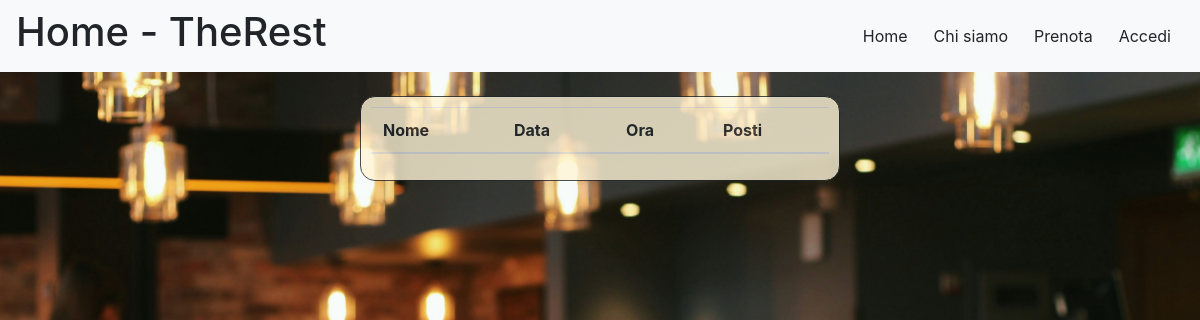
The page /therest/managed_bookings/ on the database as committed earlier.
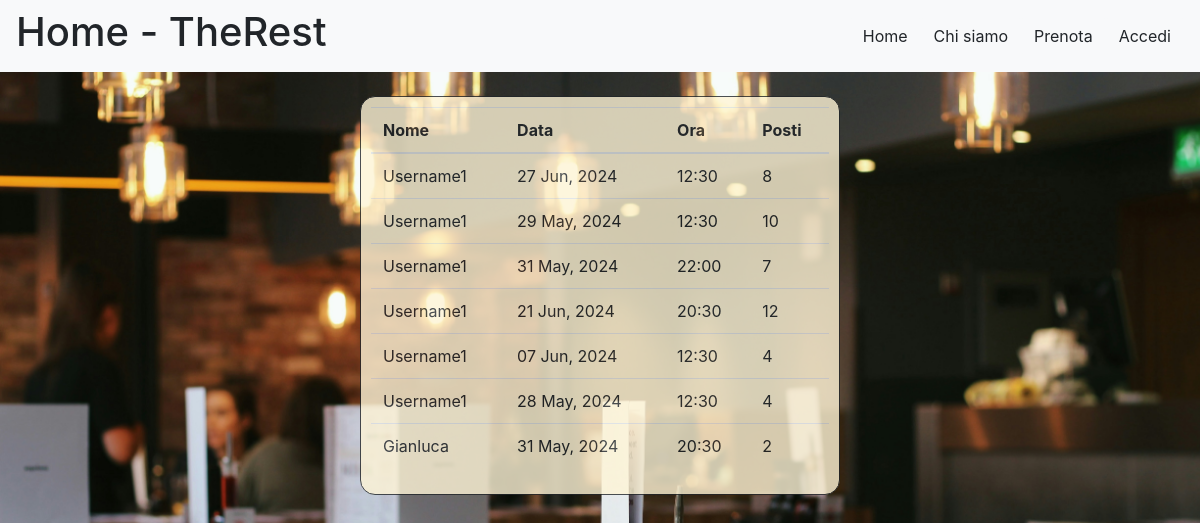
The same page on the database as committed later.
### therest/models.py (models this page shows)
class Booking_managed(models.Model):
    id_booking=models.ForeignKey(Booking, on_delete=models.CASCADE)
    id_user=models.ForeignKey(UserProfile, on_delete=models.CASCADE)
    state=models.BooleanField(null=True)

class UserProfile(models.Model):
    user = models.OneToOneField(User, on_delete=models.CASCADE)
    name = models.CharField(max_length=50)
    role=models.CharField(max_length=50)

class Booking(models.Model):
    number=models.CharField(max_length=3, null=True)
    data=models.CharField(max_length=50, null=True)
    ora=models.CharField(max_length=50, null=True)
    client = models.ForeignKey(UserProfile, on_delete=models.CASCADE, null=True)

### therest/views.py (the view)
# urls.py: path('managed_bookings/', views.managedbookingviews, name="managed_bookings"),
def managedbookingviews(request):
    today = timezone.now().date()
    bookings_to_delete = Booking.objects.all()
    for booking in bookings_to_delete:
        booking_date = datetime.strptime(booking.data, "%Y-%m-%d").date()
        if booking_date < today:
            booking.delete()
    list=[]
    bookings_managed=Booking_managed.objects.filter(state=True).values()
    for booking in bookings_managed:
        all_booking = Booking.objects.filter(id=booking['id_booking_id']).values()
        datetime_obj = datetime.strptime(all_booking[0]['data'], "%Y-%m-%d")
        new_date=datetime_obj.strftime("%d %b, %Y")
        booking['data']=new_date
        booking['ora']=all_booking[0]['ora']
        booking['number']=all_booking[0]['number']
        user = UserProfile.objects.get(id=booking['id_user_id'])
        booking['client_name']=user.name
    return render(request,'therest/managed_bookings.html', {
        'bookings':bookings_managed
    })

### therest/templates/therest/managed_bookings.html (shortened to what this page needs)
{% load static %}
<html>
    <head>
      <link rel="stylesheet" href="{% static 'styles.css' %}">
      <link href="https://maxcdn.bootstrapcdn.com/font-awesome/4.7.0/css/font-awesome.min.css" rel="stylesheet" />
      <link rel="stylesheet" href="https://cdn.jsdelivr.net/npm/bootstrap@4.3.1/dist/css/bootstrap.min.css">
    </head>
    <body>
      <nav class="navbar navbar-expand-lg navbar-light bg-light">
        <ul class="navbar-nav mr-auto">
          <p class="h1" id="title-name-detail">Home - TheRest</p>
        </ul>
        <form class="form-inline my-2 my-lg-0">
          <a href="{% url 'home' %}"><button type="button" class="btn btn-light" id="home">Home</button></a>
          <a href="{% url 'about' %}"><button type="button" class="btn btn-light" id="about">Chi siamo</button></a>
          <a href="{% url 'book' %}"><button type="button" class="btn btn-light" id="book">Prenota</button></a>
          {% if user.is_authenticated %}
          <a href="{% url 'login' %}"><button style="display:none" type="button" id="manage" class="btn btn-light">Registrati o accedi </button></a>
          {% if user.userprofile.role == "manager" %}
                  <a href="{% url 'manage' %}"><button type="button" class="btn btn-light" id="manage">Gestisci</button></a>
                  <a href="{% url 'managed_bookings' %}"><button type="button" class="btn btn-light" id="manage">Posti prenotati</button></a>
                  {% else %}
                  <a href="{% url 'mybookings' %}"><button type="button" class="btn btn-light" id="manage">Le mie prenotazioni</button></a>
                {% endif %}
          <a href="{% url 'logout' %}"><button type="button" class="btn btn-danger" id="log-out">Log Out</button></a>
          {% else %}
          <a href="{% url 'login' %}"><button type="button" id="manage" class="btn btn-light">Accedi </button></a>
          {% endif %}
          </form>
      </nav>
      <div id="bookForm" style="width:40%; margin-left:auto; margin-right:auto; margin-top:2%; padding:10px">
        <table class="table">
            <thead>
              <tr>
                <th scope="col">Nome</th>
                <th scope="col">Data</th>
                <th scope="col">Ora</th>
                <th scope="col">Posti</th>
              </tr>
            </thead>
            <tbody>
              {%for element in bookings %}
                    <tr>
                        <td>{{element.client_name}}</td>
                        <td>{{element.data}}</td>
                        <td>{{element.ora}}</td>
                        <td>{{element.number}}</td>
                    </tr>
              {%endfor%}
            </tbody>
          </table>
      </div>
    </body>
</html>

Rows that differ between the two databases and show on the page:
added Booking_managed: client_name "Username1", data "27 Jun, 2024", ora "12:30", number "8"
added Booking_managed: client_name "Username1", data "29 May, 2024", ora "12:30", number "10"
added Booking_managed: client_name "Username1", data "31 May, 2024", ora "22:00", number "7"
added Booking_managed: client_name "Username1", data "21 Jun, 2024", ora "20:30", number "12"
added Booking_managed: client_name "Username1", data "07 Jun, 2024", ora "12:30", number "4"
added Booking_managed: client_name "Username1", data "28 May, 2024", ora "12:30", number "4"
added Booking_managed: client_name "Gianluca", data "31 May, 2024", ora "20:30", number "2"
